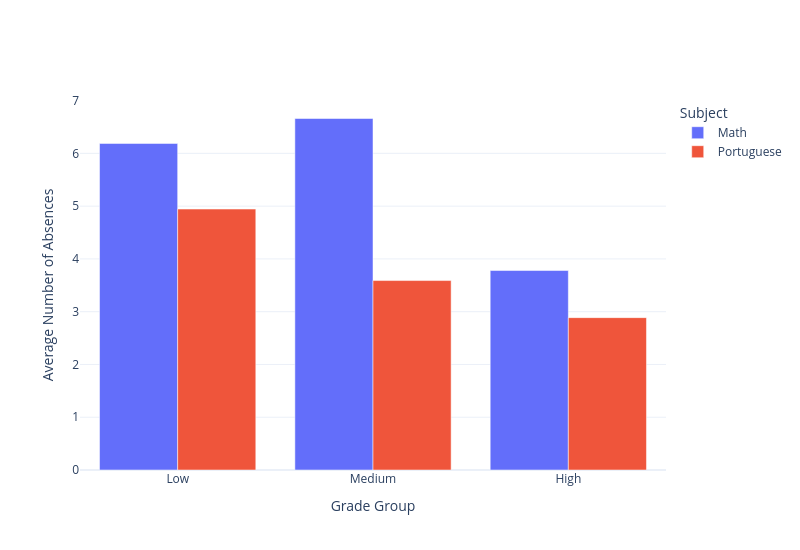

Notebook code cell kept with this figure:
### Code cell
import pandas as pd
import plotly.graph_objects as go

# Load Dataset 3
df3_mat = pd.read_csv("../../data/student-mat.csv", sep=None, engine="python")
df3_por = pd.read_csv("../../data/student-por.csv", sep=None, engine="python")

# Combine Math and Portuguese
df3_mat["Subject"] = "Math"
df3_por["Subject"] = "Portuguese"
df3 = pd.concat([df3_mat, df3_por], ignore_index=True)

# Create balanced Grade Group
def add_grade_group(df, grade_col):
    df = df.copy()
    df["Grade Group"] = pd.qcut(
        df[grade_col].rank(method="first"),
        q=3,
        labels=["Low", "Medium", "High"]
    )
    return df

df3 = add_grade_group(df3, "G3")

grade_order = ["Low", "Medium", "High"]

# Average absences by grade group and subject
s3 = (
    df3.groupby(["Grade Group", "Subject"], observed=False)["absences"]
    .mean()
    .reset_index()
)

# Figure
fig = go.Figure()

for subject in ["Math", "Portuguese"]:
    temp = (
        s3[s3["Subject"] == subject]
        .set_index("Grade Group")
        .reindex(grade_order)
    )

    fig.add_trace(
        go.Bar(
            x=grade_order,
            y=temp["absences"],
            name=subject
        )
    )

fig.update_layout(
    barmode="group",
    height=550,
    width=800,
    template="plotly_white",
    legend_title_text="Subject",
    xaxis_title="Grade Group",
    yaxis_title="Average Number of Absences"
)

fig.show()

### Figure 1 — Plotly figure (JSON) as saved in the notebook; plotly's stock layout.template omitted (floating-point values rounded to 4 significant figures)
{"data": [{"name": "Math", "type": "bar", "x": ["Low", "Medium", "High"], "y": [6.188, 6.661, 3.78]}, {"name": "Portuguese", "type": "bar", "x": ["Low", "Medium", "High"], "y": [4.944, 3.59, 2.887]}], "layout": {"barmode": "group", "height": 550, "legend": {"title": {"text": "Subject"}}, "width": 800, "xaxis": {"title": {"text": "Grade Group"}}, "yaxis": {"title": {"text": "Average Number of Absences"}}}}
